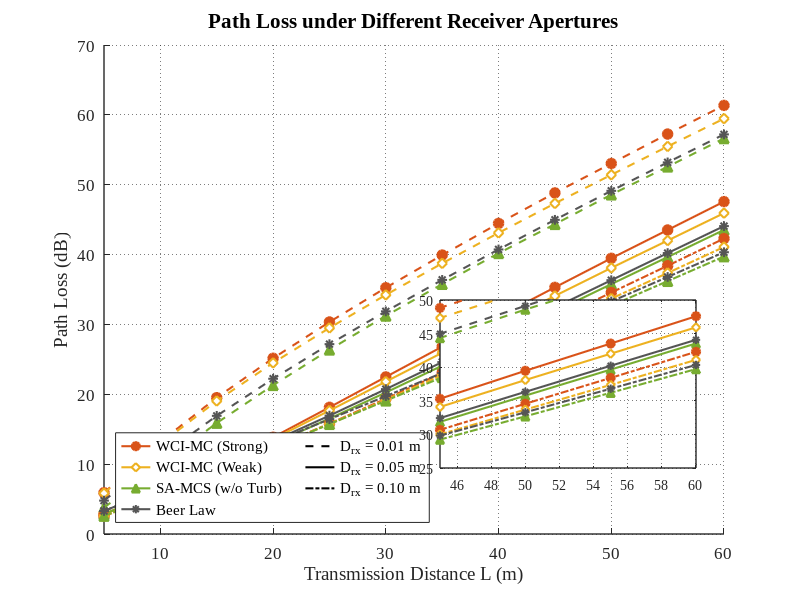
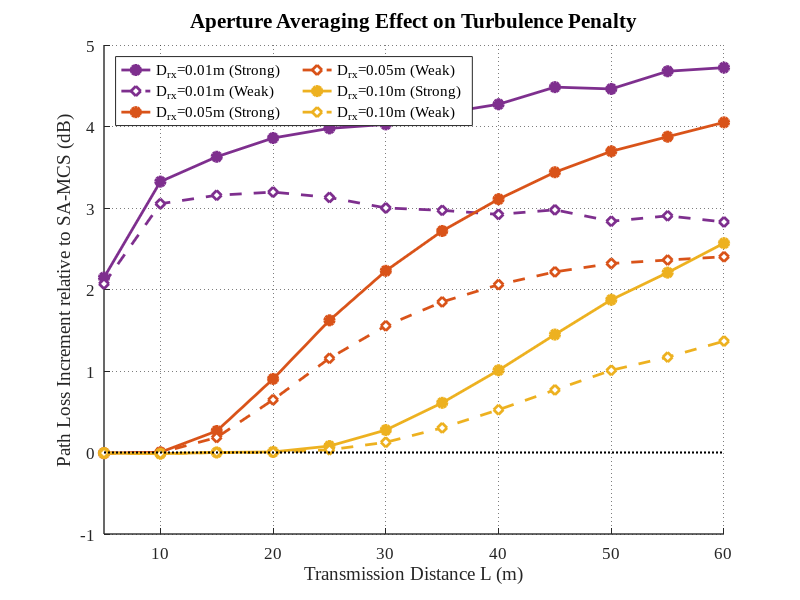

These charts were generated, in order, by the following MATLAB code:
%% Exp4: Data Visualization (Path Loss & Increments vs Aperture)
clc; clear; close all;

try
    d_WCI = load('data_exp4_apt_WCIMC.mat');
    d_HG  = load('data_exp4_apt_HGPIS.mat');
    d_MCS = load('data_exp4_apt_MCS.mat');
catch
    error('数据加载失败，请务必先运行前三个仿真脚本生成 .mat 数据文件。');
end

dist_axis = d_WCI.dist_axis;
apertures_m = d_WCI.apertures_m;
num_apt = length(apertures_m);
c_val = d_HG.coef_c; 
w0 = 0.002; 
theta_half_div = 0.1 * pi / 180 / 2;

% 视觉色系规范
c_Strong = '#D95319'; c_Weak   = '#EDB120'; 
c_MCS    = '#77AC30'; c_Beer   = '#555555'; 

% =========================================================================
% 线型设计：
% 0.05m -> '--' (虚线)
% 0.10m -> '-'  (实线)
% 0.20m -> '-.' (点划线)
% 线宽与标记大小已统一一致
% =========================================================================
line_styles  = {'--', '-', '-.'};

fig_width = 640; fig_height = 480;

% =========================================================================
% 图 1：绝对路径衰减绘图 (含局部放大图)
% =========================================================================
figure('Name', 'Path Loss vs Aperture', 'Color', 'w', 'Position', [100, 100, fig_width, fig_height]);
hold on;

for i = 1:num_apt
    r_rx = apertures_m(i) / 2;
    W_geo = w0 + dist_axis .* tan(theta_half_div);
    geom_loss = 1 - exp(-2 .* (r_rx.^2) ./ (W_geo.^2));
    PL_Beer = -10 * log10(max(exp(-c_val .* dist_axis) .* geom_loss, 1e-300));
    
    ls = line_styles{i}; 
    
    plot(dist_axis, -d_WCI.PL_Cell_WCI_Strong{i}, ls, 'Color', c_Strong, ...
        'Marker', 'o', 'LineWidth', 1.5, 'MarkerSize', 7, 'MarkerFaceColor', c_Strong);
    plot(dist_axis, -d_WCI.PL_Cell_WCI_Weak{i}, ls, 'Color', c_Weak, ...
        'Marker', 'd', 'LineWidth', 1.5, 'MarkerSize', 7, 'MarkerFaceColor', 'w');
        
    % 注意：已按照要求彻底移除了 HG-PIS 的绘制
    
    plot(dist_axis, -d_MCS.PL_Cell_MCS{i}, ls, 'Color', c_MCS, ...
        'Marker', '^', 'LineWidth', 1.5, 'MarkerSize', 7, 'MarkerFaceColor', c_MCS);
    plot(dist_axis, PL_Beer, ls, 'Color', c_Beer, ...
        'Marker', '*', 'LineWidth', 1.5, 'MarkerSize', 7, 'MarkerFaceColor', c_Beer);
end

grid on; set(gca, 'GridLineStyle', ':', 'GridAlpha', 0.6, 'FontSize', 12, 'LineWidth', 1, 'FontName', 'Times New Roman');
xlabel('Transmission Distance L (m)', 'FontSize', 14, 'FontName', 'Times New Roman');
ylabel('Path Loss (dB)', 'FontSize', 14, 'FontName', 'Times New Roman');
title('Path Loss under Different Receiver Apertures', 'FontSize', 15, 'FontName', 'Times New Roman');
xlim([min(dist_axis), max(dist_axis)]);

% 主图图例 (采用分离式构建，剔除 HG-PIS)
h_alg1 = plot(nan, nan, '-', 'Color', c_Strong, 'Marker', 'o', 'LineWidth', 1.5, 'MarkerFaceColor', c_Strong);
h_alg2 = plot(nan, nan, '-', 'Color', c_Weak, 'Marker', 'd', 'LineWidth', 1.5, 'MarkerFaceColor', 'w');
h_alg4 = plot(nan, nan, '-', 'Color', c_MCS, 'Marker', '^', 'LineWidth', 1.5, 'MarkerFaceColor', c_MCS);
h_alg5 = plot(nan, nan, '-', 'Color', c_Beer, 'Marker', '*', 'LineWidth', 1.5, 'MarkerFaceColor', c_Beer);

h_apt1 = plot(nan, nan, line_styles{1}, 'Color', 'k', 'LineWidth', 1.5);
h_apt2 = plot(nan, nan, line_styles{2}, 'Color', 'k', 'LineWidth', 1.5);
h_apt3 = plot(nan, nan, line_styles{3}, 'Color', 'k', 'LineWidth', 1.5);

legend([h_alg1, h_alg2, h_alg4, h_alg5, h_apt1, h_apt2, h_apt3], ...
    {'WCI-MC (Strong)', 'WCI-MC (Weak)', 'SA-MCS (w/o Turb)', 'Beer Law', ...
     sprintf('D_{rx} = %.2f m', apertures_m(1)), ...
     sprintf('D_{rx} = %.2f m', apertures_m(2)), ...
     sprintf('D_{rx} = %.2f m', apertures_m(3))}, ...
    'Location', 'southwest', 'FontSize', 11, 'NumColumns', 2, 'FontName', 'Times New Roman');

% -------------------------------------------------------------------------
% 2. 添加局部放大图 (Inset Plot)
% -------------------------------------------------------------------------
x_zoom = [45, 60];
y_zoom = [25, 50];

ax_inset = axes('Position', [0.55, 0.22, 0.32, 0.28]); 
hold(ax_inset, 'on');
box(ax_inset, 'on');

for i = 1:num_apt
    r_rx = apertures_m(i) / 2;
    W_geo = w0 + dist_axis .* tan(theta_half_div);
    geom_loss = 1 - exp(-2 .* (r_rx.^2) ./ (W_geo.^2));
    PL_Beer = -10 * log10(max(exp(-c_val .* dist_axis) .* geom_loss, 1e-300));
    
    ls = line_styles{i}; 
    
    plot(ax_inset, dist_axis, -d_WCI.PL_Cell_WCI_Strong{i}, ls, 'Color', c_Strong, ...
        'Marker', 'o', 'LineWidth', 1.5, 'MarkerSize', 6, 'MarkerFaceColor', c_Strong);
    plot(ax_inset, dist_axis, -d_WCI.PL_Cell_WCI_Weak{i}, ls, 'Color', c_Weak, ...
        'Marker', 'd', 'LineWidth', 1.5, 'MarkerSize', 6, 'MarkerFaceColor', 'w');
        
    % 移除 HG-PIS
    
    plot(ax_inset, dist_axis, -d_MCS.PL_Cell_MCS{i}, ls, 'Color', c_MCS, ...
        'Marker', '^', 'LineWidth', 1.5, 'MarkerSize', 6, 'MarkerFaceColor', c_MCS);
    plot(ax_inset, dist_axis, PL_Beer, ls, 'Color', c_Beer, ...
        'Marker', '*', 'LineWidth', 1.5, 'MarkerSize', 6, 'MarkerFaceColor', c_Beer);
end

xlim(ax_inset, x_zoom);
ylim(ax_inset, y_zoom);
grid(ax_inset, 'on');
set(ax_inset, 'GridLineStyle', ':', 'GridAlpha', 0.6, 'FontSize', 10, 'LineWidth', 1, 'FontName', 'Times New Roman');


% =========================================================================
% 图 2：核心机制对比：以 SA-MCS 为基准的绝对衰减增量演化图
% =========================================================================
figure('Name', 'Increment relative to SA-MCS', 'Color', 'w', 'Position', [400, 200, fig_width, fig_height]);
hold on;

color_apertures = {'#7E2F8E', '#D95319', '#EDB120'};
h_strong = zeros(1, num_apt);
h_weak   = zeros(1, num_apt);
leg_labels_inc = {};
h_leg_all = [];

for i = 1:num_apt
    PL_MCS    = -d_MCS.PL_Cell_MCS{i};         
    PL_Strong = -d_WCI.PL_Cell_WCI_Strong{i};  
    PL_Weak   = -d_WCI.PL_Cell_WCI_Weak{i};    
    
    inc_strong = PL_Strong - PL_MCS;
    inc_weak   = PL_Weak - PL_MCS;
    
    % 强湍流增量 (实线，实心圆)
    h_strong(i) = plot(dist_axis, inc_strong, '-', 'Color', color_apertures{i}, ...
        'Marker', 'o', 'LineWidth', 2, 'MarkerSize', 7, 'MarkerFaceColor', color_apertures{i});
    
    % 弱湍流增量 (长虚线，空心菱形)
    h_weak(i)   = plot(dist_axis, inc_weak, '--', 'Color', color_apertures{i}, ...
        'Marker', 'd', 'LineWidth', 2, 'MarkerSize', 7, 'MarkerFaceColor', 'w');
        
    leg_labels_inc{end+1} = sprintf('D_{rx}=%.2fm (Strong)', apertures_m(i));
    leg_labels_inc{end+1} = sprintf('D_{rx}=%.2fm (Weak)', apertures_m(i));
    h_leg_all = [h_leg_all, h_strong(i), h_weak(i)];
end

plot([min(dist_axis), max(dist_axis)], [0, 0], 'k:', 'LineWidth', 1.5, 'HandleVisibility', 'off');

grid on; set(gca, 'GridLineStyle', ':', 'GridAlpha', 0.6, 'FontSize', 12, 'LineWidth', 1, 'FontName', 'Times New Roman');
xlabel('Transmission Distance L (m)', 'FontSize', 14, 'FontName', 'Times New Roman');
ylabel('Path Loss Increment relative to SA-MCS (dB)', 'FontSize', 14, 'FontName', 'Times New Roman');
title('Aperture Averaging Effect on Turbulence Penalty', 'FontSize', 15, 'FontName', 'Times New Roman');
xlim([min(dist_axis), max(dist_axis)]);

legend(h_leg_all, leg_labels_inc, 'Location', 'northwest', 'FontSize', 11, 'NumColumns', 2, 'FontName', 'Times New Roman');
